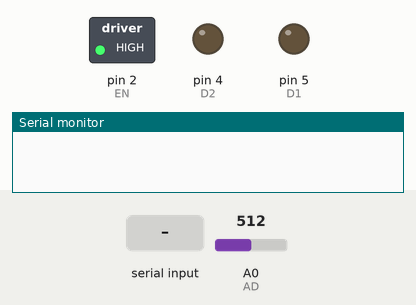
Recording of a sketch running on a simulated Arduino Uno, built with avr-gcc and run on an emulated ATmega328P. On the bench: switched loads named in the sketch (green lamp = pin HIGH), output pins drawn as LEDs (lit = HIGH), the last lines printed to the serial monitor. The inputs (shaded band) are chosen by the test bench; at power-on: A0 (AD) = 512.

Above: at 1.2 s.
1.3 s: "90,45\n" received over Serial
At 4.1 s:
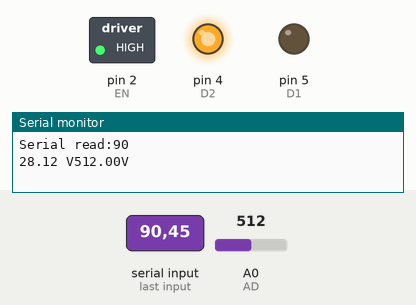
4.3 s: "30,150\n" received over Serial
At 7.4 s:
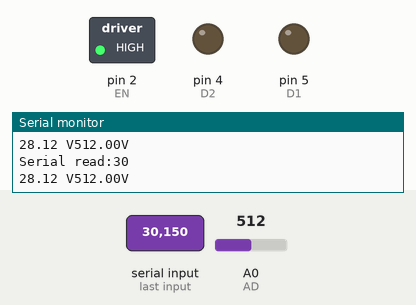
Timing chart, 0 to 8.9 s (numbered marks = the images above; inputs shaded):
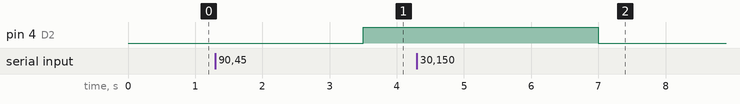

Measured:
- after the input at 1.3 s, pin 4 (D2): LOW → HIGH after 2.2 s
- after the input at 4.3 s, pin 4 (D2): HIGH → LOW after 2.7 s

The sketch:

serial_analog.ino
```cpp
//////////////////TBN四路驱动引脚接线///////////////////////////
//电机-------------TBN四路驱动丝印标识----------ESP8266主板引脚
//电机-------------DATA_ABC牛角座-----------ESP8266主板引脚
//                     EN(使能)------------2
//                     5V-----------------5V
//                     AD-----------------A0
//                     G------------------GND
//                     A1-----------------3
//                     A2-----------------5
//                     B1-----------------6
//                     B2-----------------9
//                     C1-----------------10
//                     C2-----------------11

//电机-------------DATA_D牛角座--------------ESP8266主板引脚
//                     5V------------------(与DATA_ABC牛角座5V引脚导通，两者可以只接通1个)
//                     G-------------------(与DATA_ABC牛角座5V引脚导通，两者可以只接通1个)
//                     EN------------------(与DATA_ABC牛角座5V引脚导通，两者可以只接通1个)
//                     D2------------------13
//                     D1------------------12
//                     NC(悬空)------------
//                     NC(悬空)------------
//                     NC(悬空)------------
//                     NC(悬空)------------
//                     NC(悬空)------------
//直流电机A-------------MotorA
//直流电机B-------------MotorB
//直流电机C-------------MotorC
//直流电机D-------------MotorD
//电机-------------TBN四路驱动丝印标识----------ESP8266主板引脚

static const uint8_t D0   = 16;
static const uint8_t D1   = 5;
static const uint8_t D2   = 4;
static const uint8_t D3   = 0;
static const uint8_t D4   = 2;
static const uint8_t D5   = 14;
static const uint8_t D6   = 12;
static const uint8_t D7   = 13;
static const uint8_t D8   = 15;
static const uint8_t RX   = 3;
static const uint8_t TX   = 1;

const uint8_t EN = 2;
const uint8_t AD = A0;
const uint8_t MotorA1 = D1;
const uint8_t MotorA2 = D2;
int pwm = 10;         // incoming serial byte

void setup() {
  //引脚功能初始化
  pinMode(AD, INPUT);
  pinMode(EN, OUTPUT);
  pinMode(MotorA1, OUTPUT);
  pinMode(MotorA2, OUTPUT);

  digitalWrite(EN, 1);
  analogWrite(MotorA1, 0);
  analogWrite(MotorA2, 0);
  Serial.begin(115200);
  while (!Serial) {}
}

void SetPowerA(int direction, int power)
{
  int pwm=255*power/100; //输出到模拟引脚的PWM信号范围为0~255
  if(direction==1) //正转
  {
   analogWrite(MotorA1, 0); //MotorA1置0时电机正转
   analogWrite(MotorA2, pwm);
  }
  else if(direction==0) //反转
  {
   analogWrite(MotorA1, pwm);
   analogWrite(MotorA2, 0); //MotorA2置0时电机反转
  }
}

void loop() {
  // if we get a valid byte, read analog ins:
  if (Serial.available() > 0) {
    // get incoming byte:
    String str = Serial.readString();
    // read second analog input, divide by 4 to make the range 0-255:
    pwm = str.toInt();
    Serial.print("Serial read:");
    Serial.println(pwm);
    double V=analogRead(AD);
    Serial.print(V/18.21);
    Serial.print(" V");
    Serial.print(V);
    Serial.println("V");
    delay(500);
  }
  SetPowerA(1, pwm);
  delay(2000);
}
```
